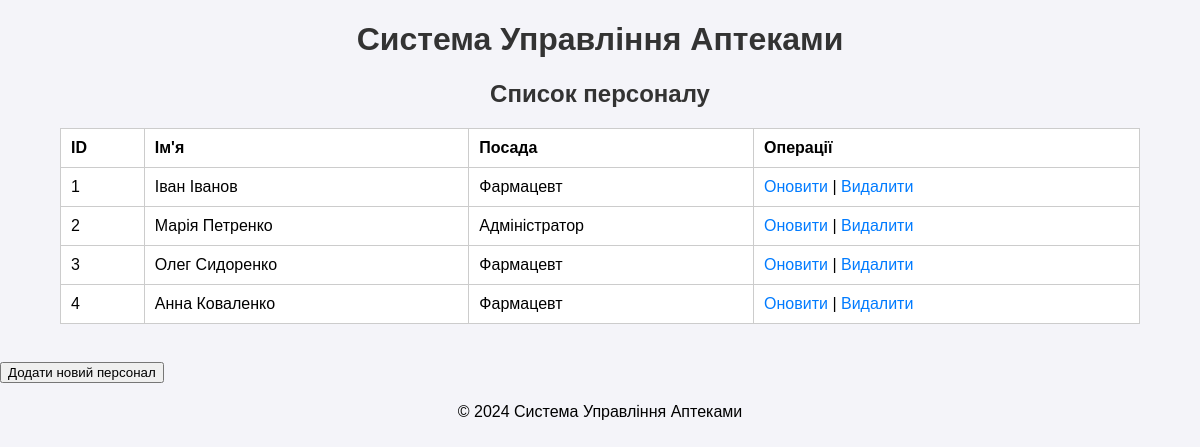
/pages/personnel.php, run on the app's committed database.
### tables this page shows
CREATE TABLE `PERSONNEL` (
  `ID_PERSONNEL` int(11) NOT NULL,
  `NAME` varchar(100) NOT NULL,
  `POSITION` varchar(50) DEFAULT NULL,
  `ID_APTEKA` int(11) DEFAULT NULL
);

### pages/personnel.php (the view, shortened to what this page needs)
<?php
include('../includes/db.php');
include('../includes/header.php');
$query = 'SELECT * FROM PERSONNEL';
$stmt = $pdo->query($query);
echo "<h2>Список персоналу</h2>";
echo "<table>
        <tr><th>ID</th><th>Ім'я</th><th>Посада</th><th>Операції</th></tr>";
while ($row = $stmt->fetch(PDO::FETCH_ASSOC)) {
    echo "<tr>
            <td>{$row['ID_PERSONNEL']}</td>
            <td>{$row['NAME']}</td>
            <td>{$row['POSITION']}</td>
            <td>
                <a href='update_personnel.php?id={$row['ID_PERSONNEL']}'>Оновити</a> |
                <a href='delete_personnel.php?id={$row['ID_PERSONNEL']}'>Видалити</a>
            </td>
          </tr>";
}
echo "</table>";
echo "<br><a href='add_personnel.php'><button>Додати новий персонал</button></a>";
include('../includes/footer.php');
?>

### assets/style.css (style rules this page uses)
body { font-family: Arial, sans-serif; margin: 0; padding: 0; background-color: #f4f4f9; }
h1, h2 { text-align: center; color: #333; }
table { margin: 20px auto; border-collapse: collapse; width: 90%; background: #fff; }
table, th, td { border: 1px solid #ccc; }
th, td { padding: 10px; text-align: left; }
a { text-decoration: none; color: #007BFF; }

### data on the page
personnel: ID_PERSONNEL "1", NAME "Іван Іванов", POSITION "Фармацевт"
personnel: ID_PERSONNEL "2", NAME "Марія Петренко", POSITION "Адміністратор"
personnel: ID_PERSONNEL "3", NAME "Олег Сидоренко", POSITION "Фармацевт"
personnel: ID_PERSONNEL "4", NAME "Анна Коваленко", POSITION "Фармацевт"
